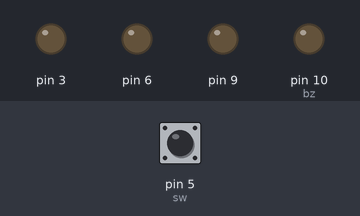
The sketch below on a simulated Arduino Uno, built with avr-gcc and run on an emulated ATmega328P. Shown: output pins drawn as LEDs (lit = HIGH). Inputs (shaded band) come from the test bench; at power-on: pin 5 (sw) HIGH.

Above: at 1.2 s.
1.3 s: pin 5 (sw) pulled LOW for 1 s
At 2.6 s:
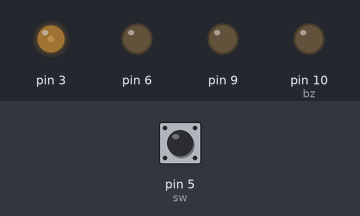
3.8 s: pin 5 (sw) pulled LOW for 0.15 s
At 4.7 s:
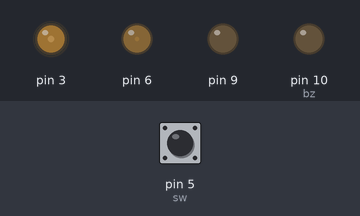
5.4 s: pin 5 (sw) pulled LOW for 0.15 s
At 6.0 s:
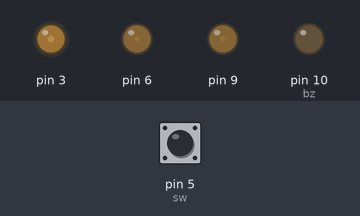
7.0 s: pin 5 (sw) pulled LOW for 3.2 s
At 11.0 s:
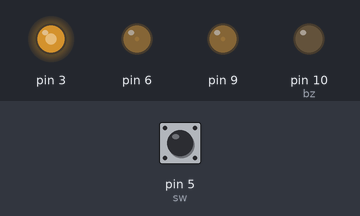
11.7 s: pin 5 (sw) pulled LOW for 0.15 s
13.3 s: pin 5 (sw) pulled LOW for 1 s
Timing chart, 0 to 16.3 s (numbered marks = the images above; inputs shaded):
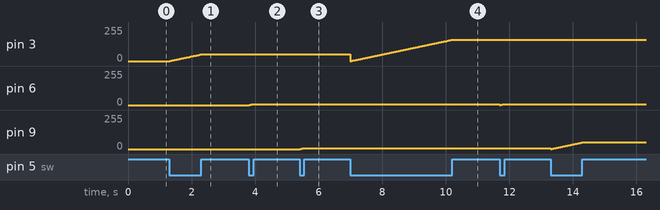

The sketch:

sketch_nov23d.ino
```cpp
int led[3]={3,6,9};
int sw=5;
int bz = 10;
int a, i,state=0;
void setup()
{
pinMode(sw,INPUT);
pinMode(bz,OUTPUT);
pinMode(3,OUTPUT);
pinMode(6,OUTPUT);
pinMode(9,OUTPUT);
}
void loop()
{
    digitalWrite(sw,HIGH);
  if(!digitalRead(sw))
  {
    a++;
   /* while(!digitalRead(sw))
  {
digitalWrite(sw,HIGH);
  } */
  if(a==4)
  a=1;
    if(a==1)
    {
     for(i=0;i<=255;i++)
      {
        analogWrite(3,i);
        delay(20);
        digitalWrite(sw,HIGH);
  if(!digitalRead(sw))
  {

  }
  else
  {
    break;
  }
        }
        if(i>255)
        analogWrite(3,0);


    }
    if(a==2)
    {
      for(i=0;i<=255;i++)
      {
        analogWrite(6,i);
        delay(20);
        digitalWrite(sw,HIGH);
  if(!digitalRead(sw))
  {

  }
  else
  {
    break;
  }
        }
        if(i>255)
        analogWrite(6,0);

     }
        if(a==3)
        {

       for(i=0;i<=255;i++)
      {
        analogWrite(9,i);
        delay(20);
        digitalWrite(sw,HIGH);
  if(!digitalRead(sw))
  {

  }
  else
  {
    break;
  }
        }
        if(i>255)
        analogWrite(9,0);
        }
  }
        }
```

Measured:
- after the input at 1.3 s, pin 3: moves from 0/255 to 49/255 over 0.96 s, starting at once
- after the input at 3.8 s, pin 6: 0/255 → 7/255 at once
- after the input at 5.4 s, pin 9: 0/255 → 7/255 at once
